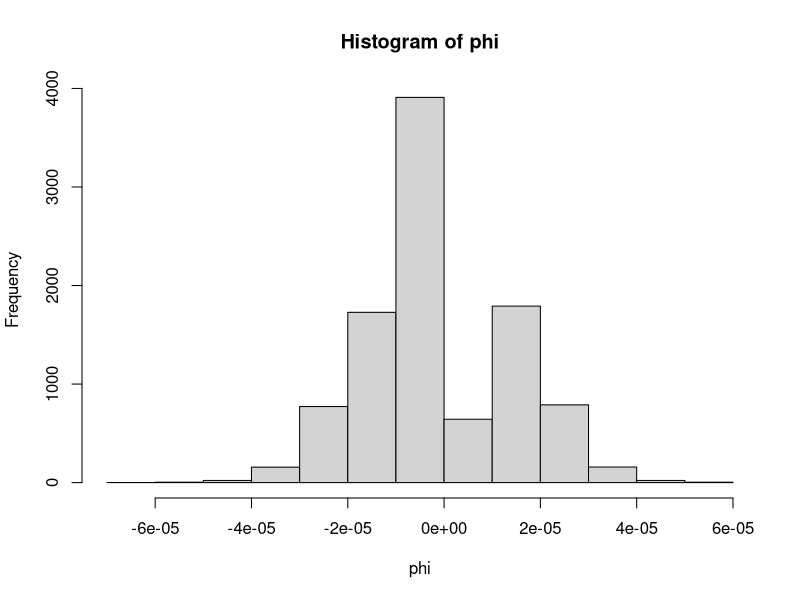
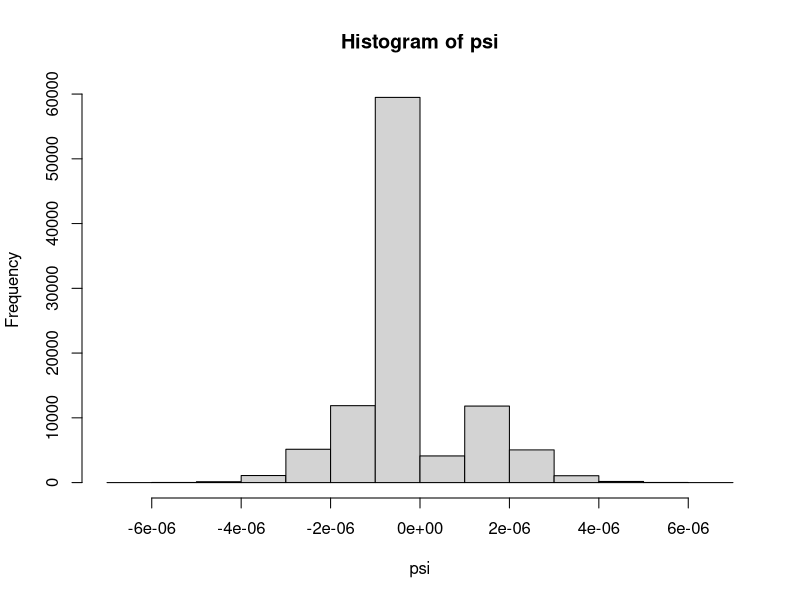
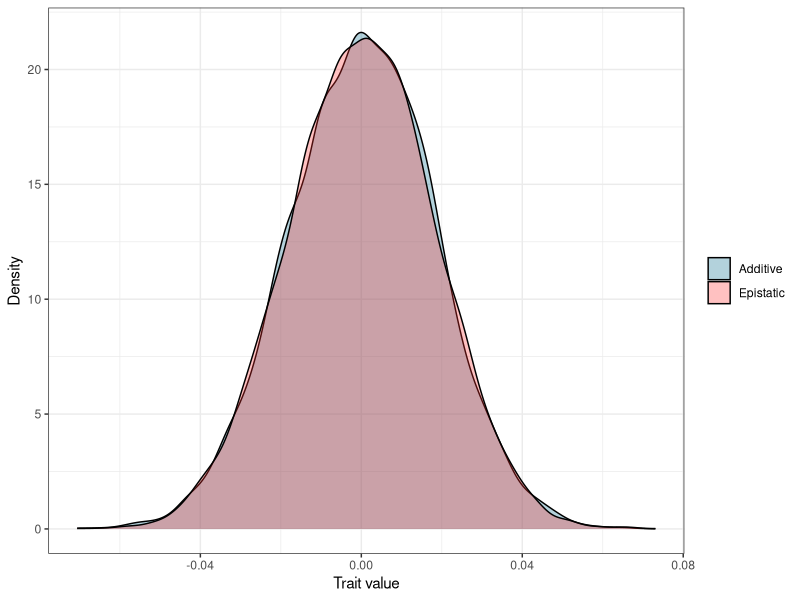

The R source for these figures, in order:
rm(list = ls())

library(tidyverse)

# Bilateral Gamma distribution
rbigamma <- function(n, shape = 1, scale = 1) {

  x <- rgamma(n, shape, scale = scale)
  to_flip <- as.logical(rbinom(n, size = 1, prob = 0.5))
  x[to_flip] <- -x[to_flip]
  return(x)

}

# Sample additive genetic effects
sample_add <- function(n, shape = 1, scale = 1) {

  # Sample independent locus effect sizes from a bilateral Gamma
  eta <- rbigamma(n, shape, scale)
  eta <- eta / sum(eta^2)

  # Sample independent gene expression levels (= genotypes)
  xi <- sample(-1:1, size = n, replace = TRUE)

  # Get distribution of independent effects
  return(eta * xi)

}

# Sample epistatic interaction effects
sample_epi <- function(n, shape = 1, scale = 1) {

  # Sample interaction weights from a bilateral Gamma
  omega <- rbigamma(n, shape, scale)
  omega <- omega / sum(omega^2)

  # Sample pairs of gene expression levels
  xi_i <- sample(-1:1, size = n, replace = TRUE)
  xi_j <- sample(-1:1, size = n, replace = TRUE)

  # Get distribution of interaction effects across the genome
  return(omega * xi_i * xi_j)

}

phi <- sample_add(10000, 5, 1)
psi <- sample_epi(100000, 5, 1)

hist(phi)
hist(psi)

n <- 1000
e <- 10000
shape_add <- 1
shape_epi <- 0.12
scale_add <- 1
scale_epi <- 1

set.seed(42)
x <- purrr::map_dbl(seq(10000), ~ sum(sample_add(n, shape_add, scale_add)))
y <- purrr::map_dbl(seq(10000), ~ sum(sample_epi(e, shape_epi, scale_epi)))

data <- tibble(x = x, y = y)
data <- data %>%
  pivot_longer(cols = c("x", "y"), names_to = "variable", values_to = "value")

ggplot(data, aes(x = value, fill = variable)) +
  geom_density(alpha = 0.3) +
  theme_bw() +
  scale_fill_manual(
    labels = c("Additive", "Epistatic"),
    values = c("deepskyblue4", "firebrick1")
  ) +
  labs(x = "Trait value", y = "Density", fill = NULL)

#ggsave("gamma_param.png", width = 5, height = 3, dpi = 300)
